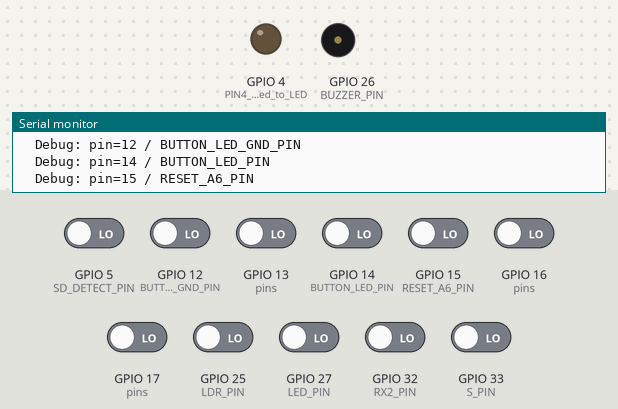
Bench run of a program on a simulated ESP32. On the bench: output pins drawn as LEDs (lit = HIGH), buzzer (waves = sounding, pin HIGH), the last lines printed to the serial monitor. The test bench sets the inputs (shaded band); at power-on: GPIO 5 (SD_DETECT_PIN), GPIO 12 (BUTTON_LED_GND_PIN), GPIO 13 (pins), GPIO 14 (BUTTON_LED_PIN), GPIO 15 (RESET_A6_PIN), GPIO 16 (pins), GPIO 17 (pins), GPIO 25 (LDR_PIN), GPIO 27 (LED_PIN), GPIO 32 (RX2_PIN), GPIO 33 (S_PIN) LOW.

Above: at 1.4 s.
1.5 s: GPIO 17 (pins) driven HIGH
At 1.6 s:
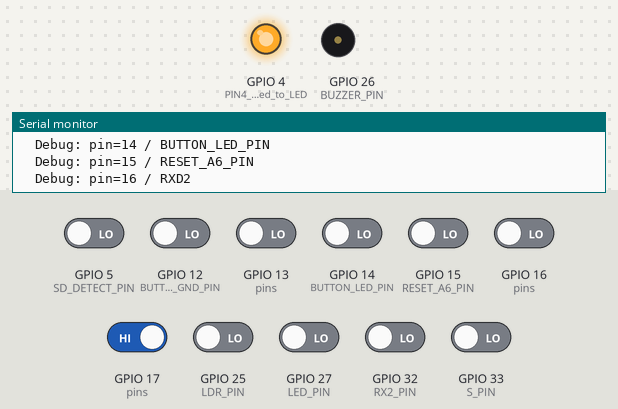
At 2.5 s:
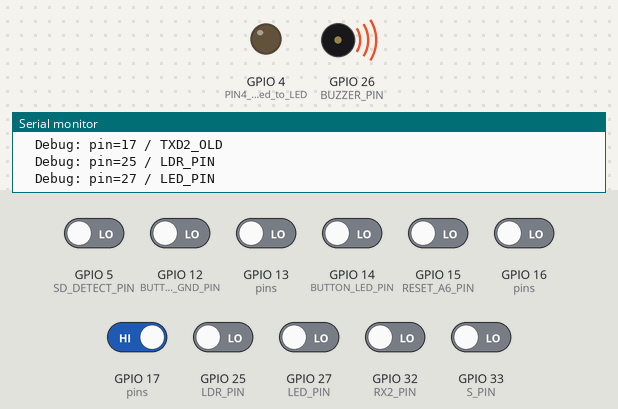
Timing chart, 0 to 10.5 s (numbered marks = the images above; inputs shaded):
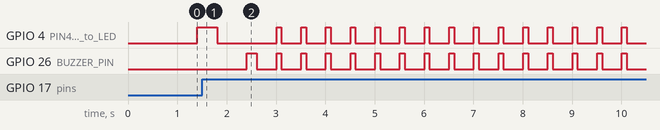

Measured:
- by itself, GPIO 4 (PIN4_is_connected_to_LED): repeats every 0.50 s: HIGH 0.10 s, LOW 0.40 s
- by itself, GPIO 26 (BUZZER_PIN): repeats every 0.50 s: LOW 0.40 s, HIGH 0.10 s

The program:

main.cpp
```cpp
#include <arduino.h>
#include "pins.h"

struct Pin_definition {
    char name[20];
    uint8_t number;
};

Pin_definition pins[] = {
    {"LED_2", 2},
    {"LED_13", 13},
    {"SD_DETECT_PIN", 5},
    {"BUTTON_LED_GND_PIN", 12},
    {"BUTTON_LED_PIN", 14},
    {"RESET_A6_PIN", 15},
    {"RXD2", 16},
    {"TXD2", 4},
    {"TXD2_OLD", 17},
    {"LDR_PIN", 25},
    {"LED_PIN", 27},
    {"BUZZER_PIN", 26}
    ,{"RX2_PIN", 32}
    ,{"S_PIN", 33}
   // ,{"TX2_PIN", 34}
  //  {"BROKEN_CIRCUIT_PIN", 35}
};

const uint8_t pins_count = sizeof(pins)/sizeof(pins[0]);

void beep (int on_millis, int off_millis) {
    pinMode (BUZZER_PIN, OUTPUT);
    pinMode (4, OUTPUT); // PIN4 is connected to LED on "esp32 burning fixture" jig

    while (1) {
        digitalWrite (BUZZER_PIN, 1);
        digitalWrite (4, 1);
        delay (on_millis);
        digitalWrite (BUZZER_PIN, 0);
        digitalWrite (4, 0);
        delay (off_millis);
    }
}

void setup() {
    Serial.begin (115200);
    Serial.println ();

    // Init
    for (int k=0; k<pins_count;k++) {
        pinMode(pins[k].number, OUTPUT);
        digitalWrite(pins[k].number, LOW);
        Serial.print ("pin = ");
        pinMode(pins[k].number, INPUT_PULLDOWN);
        Serial.println (pins[k].number);
    };

    // Cycle
    int counter = 0;
    for (int i=0; i<pins_count;i++) {

        pinMode(pins[i].number, OUTPUT);
        digitalWrite(pins[i].number, HIGH);
        delay(200);
        Serial.println("\tDebug: pin=" + String (pins[i].number) + " / " + pins[i].name);
        for (int j=i+1; j<pins_count;j++) {
        if (digitalRead(pins[j].number) == HIGH) {
            Serial.println("Shortened pins: ");
            Serial.println(String(pins[i].number)+": "+pins[i].name + " --- " + (pins[j].number)+": "+pins[j].name);
            counter++;
            delay(200);
        }
        digitalWrite(pins[j].number, LOW);
        };
        digitalWrite(pins[i].number, LOW);
        pinMode(pins[i].number, INPUT_PULLDOWN);
    };
    if (counter) {
        Serial.print ("Count of shortened pins: ");
        Serial.println (counter);
        beep (100, 400);
    } else {
        Serial.println ("None pins are shortened.");
        beep (100, 1900);
    }
}

// ================================================ LOOP =================================================
void loop() {
}
```

pins.h
```cpp
//Pins of ESP32:

#define SD_DETECT_PIN   (5)

#define BUTTON_LED_GND_PIN  (12)
#define BUTTON_LED_PIN  (14)

#define RESET_A6_PIN (15)

#define RXD2            (16)

// One board had IOs 16+17 shorted in some magic way ((
// As we don't need RX, we change it from shorted 17 to unused 4.
#define TXD2            (4)
//#define TXD2            (17)

#define LDR_PIN         (25)
#define LED_PIN         (27)
//#define LED_PIN         (32)
#define BUZZER_PIN      (26)

#define RX2_PIN         (32)
// pin to mosfet#1:
#define S_PIN           (33)
#define TX2_PIN         (34)

// Analog pin to measure resistance of controlled "S" line:
#define BROKEN_CIRCUIT_PIN (35)

// pin to mosfet#2:
//#define RESET_A6_PIN (36)
//#define BUTTON_LED_PIN  (RESET_A6_PIN)
//

#define ledChannel (0)
```
